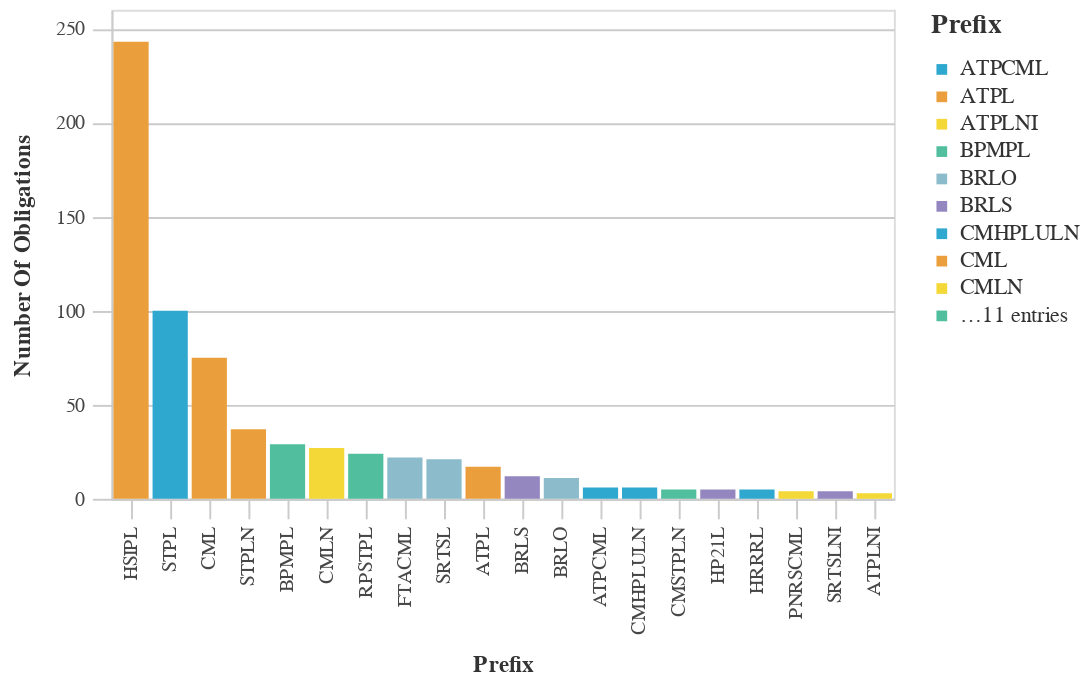

The cell this chart's notebook holds for it:
### Code cell
#Bar chart with the Most Used Prefix Counts
chart_df = (df_top>>filter(_.variable=='prefix')).rename(columns={"value":"Prefix",
                                 "count":"Number of Obligations"})
chart9= (_dla_utils_reports.basic_bar_chart_no_save(chart_df, 'Prefix', 'Number of Obligations', 'Prefix', district))
    
display(HTML("<h4><strong>Most Used Prefix Codes</strong></h4>"))
chart9

### Figure 1 — Vega-Lite specification as saved in the notebook (floating-point values rounded to 4 significant figures)
{"config": {"view": {"continuousWidth": 400, "continuousHeight": 300}, "axis": {"domainColor": "#cbcbcb", "grid": true, "gridColor": "#cbcbcb", "gridWidth": 1, "labelColor": "#474747", "labelFont": "Nunito Sans", "labelFontSize": 10, "labelPadding": 4, "tickColor": "#cbcbcb", "tickSize": 10, "titleColor": "#333", "titleFont": "Raleway", "titleFontSize": 12, "titlePadding": 10}, "axisBand": {"grid": false}, "background": "white", "font": "Raleway", "header": {"labelFont": "Nunito Sans", "titleFont": "Raleway"}, "legend": {"labelColor": "#333", "labelFont": "Nunito Sans", "labelFontSize": 11, "labelLimit": 0, "padding": 1, "symbolSize": 30, "symbolType": "square", "titleColor": "#333", "titleFont": "Raleway", "titleFontSize": 14, "titlePadding": 10}, "title": {"anchor": "middle", "font": "Raleway", "fontSize": 18, "fontWeight": 300, "offset": 20}}, "data": {"name": "data-4887fa9f4cc5d7b1f3dd6cc1d72e211c"}, "mark": "bar", "encoding": {"color": {"field": "Prefix", "legend": {"symbolLimit": 10, "title": "Prefix"}, "scale": {"range": ["#2EA8CE", "#EB9F3C", "#F4D837", "#51BF9D", "#8CBCCB", "#9487C0"]}, "type": "nominal"}, "tooltip": [{"field": "Prefix", "type": "nominal"}, {"field": "Number of Obligations", "type": "quantitative"}], "x": {"field": "Prefix", "sort": "-y", "title": "Prefix", "type": "nominal"}, "y": {"field": "Number of Obligations", "title": "Number Of Obligations", "type": "quantitative"}}, "height": 250, "width": 400, "$schema": "https://vega.github.io/schema/vega-lite/v4.17.0.json", "datasets": {"data-4887fa9f4cc5d7b1f3dd6cc1d72e211c": [{"Prefix": "HSIPL", "Number of Obligations": 243, "variable": "prefix"}, {"Prefix": "STPL", "Number of Obligations": 100, "variable": "prefix"}, {"Prefix": "CML", "Number of Obligations": 75, "variable": "prefix"}, {"Prefix": "STPLN", "Number of Obligations": 37, "variable": "prefix"}, {"Prefix": "BPMPL", "Number of Obligations": 29, "variable": "prefix"}, {"Prefix": "CMLN", "Number of Obligations": 27, "variable": "prefix"}, {"Prefix": "RPSTPL", "Number of Obligations": 24, "variable": "prefix"}, {"Prefix": "FTACML", "Number of Obligations": 22, "variable": "prefix"}, {"Prefix": "SRTSL", "Number of Obligations": 21, "variable": "prefix"}, {"Prefix": "ATPL", "Number of Obligations": 17, "variable": "prefix"}, {"Prefix": "BRLS", "Number of Obligations": 12, "variable": "prefix"}, {"Prefix": "BRLO", "Number of Obligations": 11, "variable": "prefix"}, {"Prefix": "ATPCML", "Number of Obligations": 6, "variable": "prefix"}, {"Prefix": "CMHPLULN", "Number of Obligations": 6, "variable": "prefix"}, {"Prefix": "CMSTPLN", "Number of Obligations": 5, "variable": "prefix"}, {"Prefix": "HP21L", "Number of Obligations": 5, "variable": "prefix"}, {"Prefix": "HRRRL", "Number of Obligations": 5, "variable": "prefix"}, {"Prefix": "PNRSCML", "Number of Obligations": 4, "variable": "prefix"}, {"Prefix": "SRTSLNI", "Number of Obligations": 4, "variable": "prefix"}, {"Prefix": "ATPLNI", "Number of Obligations": 3, "variable": "prefix"}]}}
